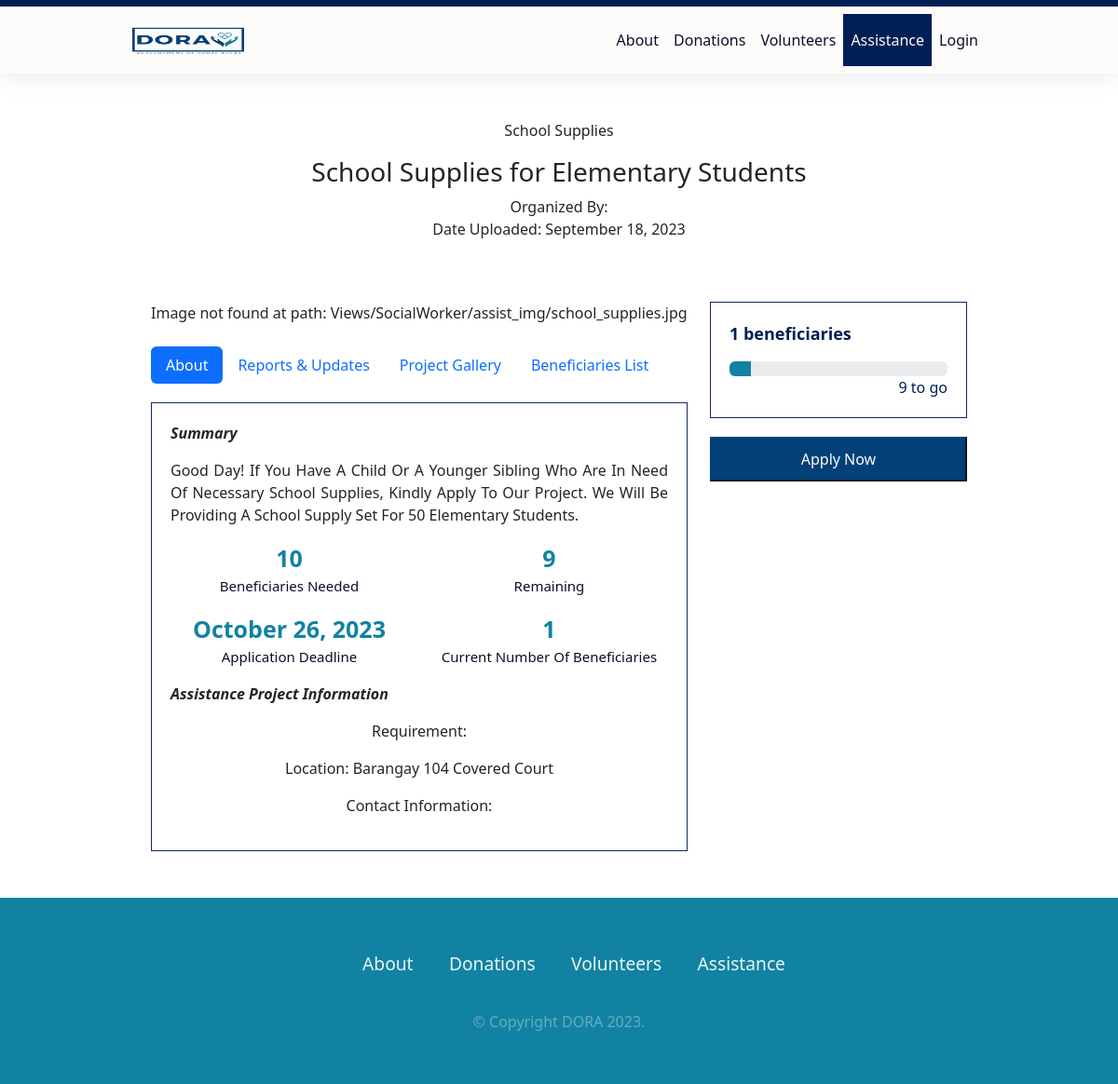
The page /assistance_projects.php?id=2 on the database its author committed.
### tables this page shows
CREATE TABLE `tbl_assistance` (
  `assistance_id` int(11) NOT NULL,
  `sw_id` int(11) NOT NULL,
  `title` varchar(100) NOT NULL,
  `image` varchar(200) NOT NULL,
  `category` varchar(100) NOT NULL,
  `avail_slot` int(11) NOT NULL,
  `uploadDate` varchar(100) NOT NULL,
  `deadline` varchar(50) NOT NULL,
  `text` varchar(200) NOT NULL,
  `location` varchar(100) NOT NULL,
  `proj_stat` text NOT NULL
);

### assistance_projects.php (the view, shortened to what this page needs)
<?php include 'includes/config.php';?>
<!DOCTYPE html>
<html lang="en">
<head>
    <link rel="stylesheet" href="css/donation.css">
    <link rel="stylesheet" href="css/vol-projects.css">
    <link rel="stylesheet" href="https://cdnjs.cloudflare.com/ajax/libs/font-awesome/6.0.0-beta2/css/all.min.css" />
    <link href="https://cdn.jsdelivr.net/npm/bootstrap@5.3.0-alpha3/dist/css/bootstrap.min.css" rel="stylesheet">
</head>
<body>
   <nav class="navbar navbar-expand-lg fixed-top">
        <div class="container">
            <a href="index.php" class="navbar-brand"><img src="dora_logo.png" width="120" height="30" ></a>
            <div class="collapse navbar-collapse" id="navbarNav">
                <ul class="navbar-nav ms-auto">
                    <li class="nav-item">
                        <a class="nav-link" href="about.php">About</a>
                    </li>
                    <li class="nav-item">
                        <a class="nav-link" href="donation.php">Donations</a>
                    </li>
                    <li class="nav-item">
                        <a class="nav-link" href="volunteer.php">Volunteers</a>
                    </li>
                    <li class="nav-item">
                        <a class="nav-link active" href="assistance.php">Assistance</a>
                    </li>
                    <li class="nav-item">
                        <a class="nav-link" href="login.php">Login</a>
                    </li>
                </ul>
            </div>
        </div>
    </nav>
    <?php
    $id = $_GET['id'];
    $sql = "SELECT tbl_assistance.*, tbl_sw_accs.*, tbl_assistance.image AS assistance_image
        FROM tbl_assistance
        RIGHT JOIN tbl_sw_accs ON tbl_assistance.sw_id = tbl_sw_accs.sw_id
        WHERE tbl_assistance.assistance_id = '$id'";
        $result = mysqli_query($conn, $sql);
    $sql2 = "SELECT COUNT(DISTINCT appli_id) AS assist_count FROM tbl_applicants WHERE assistance_id = $id AND stat = 'Verified'";
    $result2 = mysqli_query($conn, $sql2);
    $row2 = mysqli_fetch_assoc($result2);
    $assist_count = $row2['assist_count'];
    while ($row = mysqli_fetch_array($result)) {
        $percentage = ($assist_count / $row['avail_slot']) * 100;
        $remaining = $row['avail_slot'] - $assist_count;
    ?>
        <div class="title text-center">
            <br><br>
            <p><?php echo $row['category']; ?></p>
            <h3><?php echo $row['title']; ?></h3>
            <p>Organized By: <?php echo $row['fname'] . ' ' . $row['mname'] . ' ' . $row['lname']; ?> <br>
            Date Uploaded: <?php echo date('F j, Y', strtotime($row['uploadDate'])); ?> </p>
        </div>
        <div class="container w-75 content">
            <div class="row">
                <div class="col-lg-8">
                    <div class="proj-img">
    <?php
    $imagePath = 'Views/SocialWorker/assist_img/' . $row['assistance_image'];
    if (file_exists($imagePath)) {
        echo '<img src="' . $imagePath . '" style="width:100%">';
    } else {
        echo 'Image not found at path: ' . $imagePath;
    }
    ?>
</div>
                    <br>
                    <ul class="nav nav-pills mb-3" id="pills-tab" role="tablist">
                        <li class="nav-item" role="presentation">
                            <button class="nav-link active" id="pills-about-tab" data-bs-toggle="pill" data-bs-target="#pills-about" type="button" role="tab" aria-controls="pills-about" aria-selected="true">About</button>
                        </li>
                        <li class="nav-item" role="presentation">
                            <button class="nav-link" id="pills-reports-tab" data-bs-toggle="pill" data-bs-target="#pills-reports" type="button" role="tab" aria-controls="pills-reports" aria-selected="false">Reports & Updates</button>
                        </li>
                        <li class="nav-item" role="presentation">
                            <button class="nav-link" id="pills-gallery-tab" data-bs-toggle="pill" data-bs-target="#pills-gallery" type="button" role="tab" aria-controls="pills-gallery" aria-selected="false">Project Gallery</button>
                        </li>
                        <li class="nav-item" role="presentation">
                            <a href="Views/SocialWorker/report_assist_list.php?id=<?php echo $id; ?>" target="_blank" class="nav-link">Beneficiaries List</a>
                        </li>
                    </ul>
                    <div class="tab-content" id="pills-tabContent">
                        <div class="tab-pane fade show active" id="pills-about" role="tabpanel" aria-labelledby="pills-about-tab" tabindex="0">
                            <div class="proj-desc">
                                <p><i><b>Summary</b></i></p>
                                <div class="details">
                                    <p><?php echo $row['text']; ?></p>
                                </div>
                                <div class="goal">
                                    <div class="row">
                                        <div class="col-6">
                                            <div class="row"> <b><?php echo $row['avail_slot']; ?></b></div>
                                            <div class="row"> <p class="par"> Beneficiaries Needed </p></div>
                                            <div class="row"> <b><?php echo date('F j, Y', strtotime($row['deadline'])); ?></b></div>
                                            <div class="row"> <p class="par"> Application Deadline </p></div>
                                        </div>
                                        <div class="col-6">
                                            <?php if ($assist_count >= $row['avail_slot']) { ?>
                                                <div class="row"> <span>&#10003;</span> </div>
                                                <div class="row"> <p class="par"> Goal Reached! </p></div>
                                            <?php } else { ?>
                                                <div class="row"> <b> <?php echo number_format($remaining); ?> </b></div>
                                                <div class="row"> <p class="par"> Remaining </p></div>
                                            <?php } ?>
                                            <div class="row"> <b><?php echo $assist_count; ?></b></div>
                                            <div class="row"> <p class="par"> Current Number of Beneficiaries </p></div>
                                        </div>
                                    </div>
                                </div>
                                <p><i><b>Assistance Project Information</b></i></p>
                                <div class="additional">
                                    <p>Requirement: <b><?php echo $row['requirement']; ?></b></p>
                                    <p>Location: <b><?php echo $row['location']; ?></b></p>
                                    <p>Contact Information: <b><?php echo $row['full_contact']; ?></b></p>
                                </div>
                            </div>
                        </div>
                    </div>
                </div>
                <div class="col-4">
                    <div class="box">
                        <p class="progress-raised"> <?php echo $assist_count; ?> beneficiaries</p>
                        <div class="progress" role="progressbar" aria-valuenow="25" aria-valuemin="0" aria-valuemax="100">
                            <div class="progress-bar" style="width: <?php echo $percentage; ?>%"></div>
                        </div>
                        <?php if ($assist_count >= $row['avail_slot']) { ?>
                            <p class="progress-to-go">Goal Reached!</p>
                        <?php } else { ?>
                            <p class="progress-to-go"> <?php echo $remaining; ?> to go </p>
                        <?php } ?>
                    </div>
                    <div class="donate-now">
                        <a href="login.php"><button class="btn-don">Apply Now</button></a>
                    </div>
                </div>
            </div>
        </div>
    <?php
    }
    ?>
    <footer class="sticky-footer">
        <ul>
            <li><a href="about.php">About</a></li>
            <li><a href="donation.php">Donations</a></li>
            <li><a href="volunteer.php">Volunteers</a></li>
            <li><a href="assistance.php">Assistance</a></li>
        </ul>
        <p> © Copyright DORA 2023.</p>
    </footer>
</body>
</html>

### css/donation.css (style rules this page uses)
body { background-color:#d3d0d0; padding-top: 80px; }
.navbar .navbar-nav .nav-link { color: #0A1128; }
.navbar .navbar-nav .nav-link.active { background-color: #001F54; color: #FEFCFB; }
.navbar .navbar-brand { padding-left: 100px; }
@media only screen and (min-width: 992px) { .navbar { padding: 0; } }
@media only screen and (min-width: 992px) { .navbar .navbar-collapse .navbar-nav { margin-right: 100px; } }
.navbar-expand-lg { background: #FEFCFB; border-top: 7px solid #001F54; -webkit-box-shadow: 0 1px 30px rgba(0, 0, 0, 0.1); -moz-box-shadow: 0 1px 30px rgba(0, 0, 0, 0.1); box-shadow: 0 1px 30px rgba(0, 0, 0, 0.1); padding-top: 0; padding-bottom: 0; margin-top: 0; margin-bottom: 0; }
.navbar .navbar-nav .nav-link { padding: 1em 0.7em; transition: all 0.5s; }
.content { padding-top: 50px; padding-bottom: 50px; }
footer p { padding:0; font-size: 0.8em; color: hsla(0, 50%, 100%, 0.35); margin: 1em 0; font-size: 1rem; }
footer ul { list-style: none; display: flex; margin: 1em 0; }
footer ul li a { padding: 1em; text-decoration: none; color: rgba(255, 255, 255, 0.904); transition: 100ms; }
footer { width: 100%; background: #1282A2; color: #fff; display: grid; place-items: center; padding: 2em; font-size: 1.2rem; }
body { min-height: 100vh; }
.sticky-footer { position: sticky; top: 100%; }
.box .progress-raised { font-size: large; font-weight: 600; color: #001F54; }
.box .progress-to-go { font-size: medium; font-weight: 400; text-align: right; color: #001F54; margin-bottom: 0; }
.box .progress .progress-bar { background-color: #1282A2; }

### css/vol-projects.css (style rules this page uses)
.box { border: 1px solid #11256e; padding: 20px; }
.donate-now .btn-don { background-color: #034078; color: #FEFCFB; margin-top: 20px; width: 100%; padding: 10px; transition-duration: 0.4s; border-color: #034078; }
.proj-img { width: 100%; }
.proj-desc { border: 1px solid #11256e; padding: 20px; margin-top: 20px; }
.proj-desc .details { text-align: left; font-size: 16px; font-weight: lighter; text-transform: capitalize; text-align: justify; text-justify: inter-word; }
.proj-desc .goal { text-align: center; font-size: 25px; font-weight: 200px; text-transform: capitalize; color: #1282A2; }
.proj-desc .goal .par { text-align: center; font-size: 15px; font-weight: 200px; color: #0A1128; }
.proj-desc .additional { text-align: center; font-size: 16px; font-weight: lighter; }

### rows shown on the page
tbl_assistance: category "School Supplies", title "School Supplies for Elementary Students", uploadDate "September 18, 2023", image "Views/SocialWorker/assist_img/school_supplies.jpg", text "Good Day! If You Have A Child Or A Younger Sibling Who Are In Need Of Necessary School Supplies, Kindly Apply To Our Project. We Will Be Providing A School Supply Set For 50 Elementary Students.", avail_slot "10", deadline "October 26, 2023", remaining "9", assist_count "1", location "Barangay 104 Covered Court"
